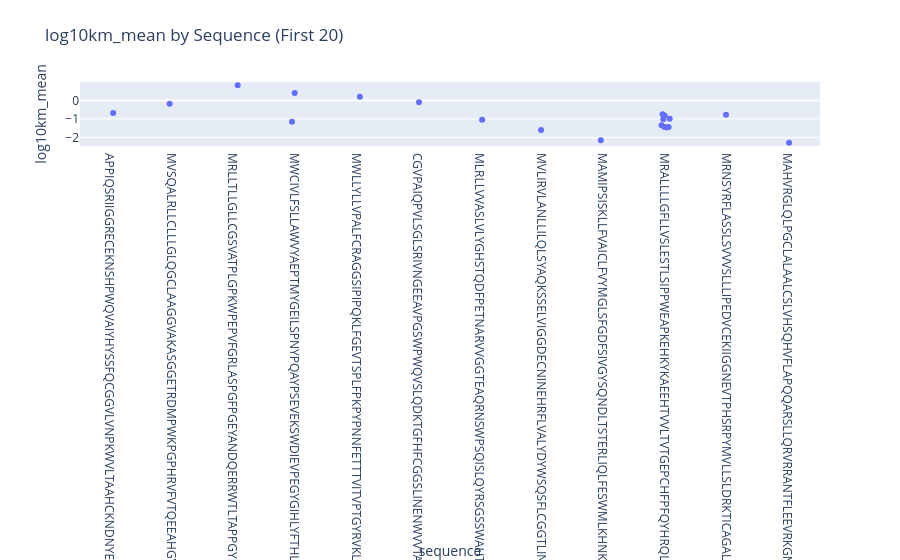

Source (notebook cell):
### Code cell
#log10km_mean by sequence (it's length more so..but we can eyeball the sequence too): If you extract sequence length, bin into short/medium/long enzymes
fig7 = px.strip(
    km_df.head(20),
    x="sequence",
    y="log10km_mean",
    title="log10km_mean by Sequence (First 20)",
    hover_data = ["substrate_smiles"]
)
fig7.show()

### Figure 1 — Plotly figure (JSON) as saved in the notebook; plotly's stock layout.template omitted (floating-point values rounded to 4 significant figures)
{"data": [{"alignmentgroup": "True", "boxpoints": "all", "customdata": [["CC(=O)N1CCC[C@H]1C(O)=N[C@@H](Cc1ccccc1)C(O)=N[C@@H](CCCNC(=N)N)C(O)=N[C@@H](C)C(=O)O"], ["CC(=O)O.CCCCN(C(=O)[C@H](C)N)[C@@](CCC(NC(=N)N)C1CCCCC1)(C(=O)Nc1ccc([N+](=O)[O-])cc1)S(C)(=O)=O"], ["CC(=O)O.COC(=O)[C@H](CCCCN)NC(=O)CNC(C)=O"], ["CC(=O)O.COC(=O)[C@H](CCCCN)NC(=O)CNC(C)=O"], ["CC(=O)O.COC(=O)[C@H](CCCCN)NC(=O)CNC(C)=O"], ["CC(=O)Oc1ccc([N+](=O)[O-])cc1"], ["CC(=O)Oc1ccc([N+](=O)[O-])cc1"], ["CC(C)(C)OC(N=C(O)[C@H](CCC(=O)O)N=C(O)OCc1ccccc1)C(O)=N[C@@H](CCCNC(=N)N)C(=O)Nc1ccc([N+](=O)[O-])cc1"], ["CC(C)(C)OC(O)=NC(Cc1ccc(O)c(-c2cc(CC(N=C(O)OC(C)(C)C)C(O)=NNC(=O)c3ccncc3)ccc2O)c1)C(O)=NNC(=O)c1ccncc1"], ["CC(C)(C)OC(O)=N[C@@H](CCCNC(=N)N)C(=O)SCc1ccccc1"], ["CC(C)(C)OC(O)=N[C@@H](Cc1c[nH]c2ccccc12)C(O)=N[C@@H](CCCNC(=N)N)C(=O)SCc1ccccc1"], ["CC(C)(C)OC(O)=N[C@@H](Cc1ccc(O)cc1)C(=O)Oc1ccc([N+](=O)[O-])cc1"], ["CC(C)CC(N=C(O)[C@H](Cc1ccccc1)N=C(O)[C@H](CC(=O)O)N=C(O)CN=C(O)[C@H](CCC(=O)O)N=C(O)CN=C(O)[C@H](CO)N=C(O)[C@H](CC(=O)O)N=C(O)[C@H](C)N)C(O)=N[C@@H](C)C(O)=N[C@@H](CCC(=O)O)C(O)=NCC(O)=NCC(O)=NCC(O)=N[C@H](C(O)=N[C@@H](CCCNC(=N)N)C(=O)O)C(C)C"], ["CC(C)CSC(=O)[C@H](CCCNC(=N)N)N=C(O)CN=C(O)OCc1ccccc1"], ["CC(C)CSC(=O)[C@H](CCCNC(=N)N)N=C(O)OC(C)(C)C"], ["CC(C)CSC(=O)[C@H](CCCNC(=N)N)N=C(O)OCc1ccccc1"], ["CC(C)CSC(=O)[C@H](CCCNC(=N)N)N=C(O)[C@@H](N=C(O)OCc1ccccc1)C(C)C"], ["CC(C)CSC(=O)[C@H](CCCNC(=N)N)N=C(O)[C@@H]1CCCN1C(=O)OCc1ccccc1"], ["CC(C)CSC(=O)[C@H](CCCNC(=N)N)N=C(O)[C@H](C)N=C(O)OCc1ccccc1"], ["CC(C)CSC(=O)[C@H](CCCNC(=N)N)N=C(O)[C@H](CCC(=O)O)N=C(O)OCc1ccccc1"]], "fillcolor": "rgba(255,255,255,0)", "hoveron": "points", "hovertemplate": "sequence=%{x}<br>log10km_mean=%{y}<br>substrate_smiles=%{customdata[0]}<extra></extra>", "legendgroup": "", "line": {"color": "rgba(255,255,255,0)"}, "marker": {"color": "#636efa"}, "name": "", "offsetgroup": "", "orientation": "v", "pointpos": 0, "showlegend": false, "type": "box", "x": ["APPIQSRIIGGRECEKNSHPWQVAIYHYSSFQCGGVLVNPKWVLTAAHCKNDNYEVWLGRHNLFENENTAQFFGVTADFPHPGFNLSLLKXHTKADGKDYSHDLMLLRLQSPAKITDAVKVLELPTQEPELGSTCEASGWGSIEPGPDBFEFPDEIQCVQLTLLQNTFCABAHPBKVTESMLCAGYLPGGKDTCMGDSGGPLICNGMWQGITSWGHTPCGSANKPSIYTKLIFYLDWINDTITENP", "MVSQALRLLCLLLGLQGCLAAGGVAKASGGETRDMPWKPGPHRVFVTQEEAHGVLHRRRRANAFLEELRPGSLERECKEEQCSFEEAREIFKDAERTKLFWISYSDGDQCASSPCQNGGSCKDQLQSYICFCLPAFEGRNCETHKDDQLICVNENGGCEQYCSDHTGTKRSCRCHEGYSLLADGVSCTPTVEYPCGKIPILEKRNASKPQGRIVGGKVCPKGECPWQVLLLVNGAQLCGGTLINTIWVVSAAHCFDKIKNWRNLIAVLGEHDLSEHDGDEQSRRVAQVIIPSTYVPGTTNHDIALLRLHQPVVLTDHVVPLCLPERTFSERTLAFVRFSLVSGWGQLLDRGATALELMVLNVPRLMTQDCLQQSRKVGDSPNITEYMFCAGYSDGSKDSCKGDSGGPHATHYRGTWYLTGIVSWGQGCATVGHFGVYTRVSQYIEWLQKLMRSEPRPGVLLRAPFP", "MRLLTLLGLLCGSVATPLGPKWPEPVFGRLASPGFPGEYANDQERRWTLTAPPGYRLRLYFTHFDLELSHLCEYDFVKLSSGAKVLATLCGQESTDTERAPGKDTFYSLGSSLDITFRSDYSNEKPFTGFEAFYAAEDIDECQVAPGEAPTCDHHCHNHLGGFYCSCRAGYVLHRNKRTCSALCSGQVFTQRSGELSSPEYPRPYPKLSSCTYSISLEEGFSVILDFVESFDVETHPETLCPYDFLKIQTDREEHGPFCGKTLPHRIETKSNTVTITFVTDESGDHTGWKIHYTSTAQPCPYPMAPPNGHVSPVQAKYILKDSFSIFCETGYELLQGHLPLKSFTAVCQKDGSWDRPMPACSIVDCGPPDDLPSGRVEYITGPGVTTYKAVIQYSCEETFYTMKVNDGKYVCEADGFWTSSKGEKSLPVCEPVCGLSARTTGGRIYGGQKAKPGDFPWQVLILGGTTAAGALLYDNWVLTAAHAVYEQKHDASALDIRMGTLKRLSPHYTQAWSEAVFIHEGYTHDAGFDNDIALIKLNNKVVINSNITPICLPRKEAESFMRTDDIGTASGWGLTQRGFLARNLMYVDIPIVDHQKCTAAYEKPPYPRGSVTANMLCAGLESGGKDSCRGDSGGALVFLDSETERWFVGGIVSWGSMNCGEAGQYGVYTKVINYIPWIENIISDF", "MWCIVLFSLLAWVYAEPTMYGEILSPNYPQAYPSEVEKSWDIEVPEGYGIHLYFTHLDIELSENCAYDSVQIISGDTEEGRLCGQRSSNNPHSPIVEEFQVPYNKLQVIFKSDFSNEERFTGFAAYYVATDINECTDFVDVPCSHFCNNFIGGYFCSCPPEYFLHDDMKNCGVNCSGDVFTALIGEIASPNYPKPYPENSRCEYQIRLEKGFQVVVTLRREDFDVEAADSAGNCLDSLVFVAGDRQFGPYCGHGFPGPLNIETKSNALDIIFQTDLTGQKKGWKLRYHGDPMPCPKEDTPNSVWEPAKAKYVFRDVVQITCLDGFEVVEGRVGATSFYSTCQSNGKWSNSKLKCQPVDCGIPESIENGKVEDPESTLFGSVIRYTCEEPYYYMENGGGGEYHCAGNGSWVNEVLGPELPKCVPVCGVPREPFEEKQRIIGGSDADIKNFPWQVFFDNPWAGGALINEYWVLTAAHVVEGNREPTMYVGSTSVQTSRLAKSKMLTPEHVFIHPGWKLLEVPEGRTNFDNDIALVRLKDPVKMGPTVSPICLPGTSSDYNLMDGDLGLISGWGRTEKRDRAVRLKAARLPVAPLRKCKEVKVEKPTADAEAYVFTPNMICAGGEKGMDSCKGDSGGAFAVQDPNDKTKFYAAGLVSWGPQCGTYGLYTRVKNYVDWIMKTMQENSTPRED", "MWLLYLLVPALFCRAGGSIPIPQKLFGEVTSPLFPKPYPNNFETTTVITVPTGYRVKLVFQQFDLEPSEGCFYDYVKISADKKSLGRFCGQLGSPLGNPPGKKEFMSQGNKMLLTFHTDFSNEENGTIMFYKGFLAYYQAVDLDECASRSKSGEEDPQPQCQHLCHNYVGGYFCSCRPGYELQEDTHSCQAECSSELYTEASGYISSLEYPRSYPPDLRCNYSIRVERGLTLHLKFLEPFDIDDHQQVHCPYDQLQIYANGKNIGEFCGKQRPPDLDTSSNAVDLLFFTDESGDSRGWKLRYTTEIIKCPQPKTLDEFTIIQNLQPQYQFRDYFIATCKQGYQLIEGNQVLHSFTAVCQDDGTWHRAMPRCKIKDCGQPRNLPNGDFRYTTTMGVNTYKARIQYYCHEPYYKMQTRAGSRESEQGVYTCTAQGIWKNEQKGEKIPRCLPVCGKPVNPVEQRQRIIGGQKAKMGNFPWQVFTNIHGRGGGALLGDRWILTAAHTLYPKEHEAQSNASLDVFLGHTNVEELMKLGNHPIRRVSVHPDYRQDESYNFEGDIALLELENSVTLGPNLLPICLPDNDTFYDLGLMGYVSGFGVMEEKIAHDLRFVRLPVANPQACENWLRGKNRMDVFSQNMFCAGHPSLKQDACQGDSGGVFAVRDPNTDRWVATGIVSWGIGCSRGYGFYTKVLNYVDWIKKEMEEED", "CGVPAIQPVLSGLSRIVNGEEAVPGSWPWQVSLQDKTGFHFCGGSLINENWVVTAAHCGVTTSDVVVAGEFDQGSSSEKIQKLKIAKVFKNSKYNSLTINNDITLLKLSTAASFSQTVSAVCLPSASDDFAAGTTCVTTGWGLTRYTNANTPDRLQQASLPLLSNTNCKKYWGTKIKDAMICAGASGVSSCMGDSGGPLVCKKNGAWTLVGIVSWGSSTCSTSTPGVYARVTALVNWVQQTLAAN", "MLRLLVVASLVLYGHSTQDFPETNARVVGGTEAQRNSWPSQISLQYRSGSSWAHTCGGTLIRQNWVMTAAHCVDRELTFRVVVGEHNLNQNDGTEQYVGVQKIVVHPYWNTDDVAAGYDIALLRLAQSVTLNSYVQLGVLPRAGTILANNSPCYITGWGLTRTNGQLAQTLQQAYLPTVDYAICSSSSYWGSTVKNSMVCAGGDGVRSGCQGDSGGPLHCLVNGQYAVHGVTSFVSRLGCNVTRKPTVFTRVSAYISWINNVIASN", "MVLIRVLANLLILQLSYAQKSSELVIGGDECNINEHRFLVALYDYWSQSFLCGGTLINEEWVLTAKHCDRTHILIYVGVHDRSVQFDKEQRRFPKEKYFFDCSNNFTKWDKDIMLIRLNKPVSYSEHIAPLSLPSSPPIVGSVCRAMGWGQTTSPQETLPDVPHCANINLLDYEVCRTAHPQFRLPATSRTLCAGVLEGGIDTCNRDSGGPLICNGQFQGIVFWGPDPCAQPDKPGLYTKVFDHLDWIQSIIAGEKTVNCPP", "MAMIPSISKLLFVAICLFVYMGLSFGDFSIVGYSQNDLTSTERLIQLFESWMLKHNKIYKNIDEKIYRFEIFKDNLKYIDETNKKNNSYWLGLNVFADMSNDEFKEKYTGSIAGNYTTTELSYEEVLNDGDVNIPEYVDWRQKGAVTPVKNQGSCGSCWAFSAVVTIEGIIKIRTGNLNEYSEQELLDCDRRSYGCNGGYPWSALQLVAQYGIHYRNTYPYEGVQRYCRSREKGPYAAKTDGVRQVQPYNEGALLYSIANQPVSVVLEAAGKDFQLYRGGIFVGPCGNKVDHAVAAVGYGPNYILIKNSWGTGWGENGYIRIKRGTGNSYGVCGLYTSSFYPVKN", "MRALLLLGFLLVSLESTLSIPPWEAPKEHKYKAEEHTVVLTVTGEPCHFPFQYHRQLYHKCTHKGRPGPQPWCATTPNFDQDQRWGYCLEPKKVKDHCSKHSPCQKGGTCVNMPSGPHCLCPQHLTGNHCQKEKCFEPQLLRFFHKNEIWYRTEQAAVARCQCKGPDAHCQRLASQACRTNPCLHGGRCLEVEGHRLCHCPVGYTGAFCDVDTKASCYDGRGLSYRGLARTTLSGAPCQPWASEATYRNVTAEQARNWGLGGHAFCRNPDNDIRPWCFVLNRDRLSWEYCDLAQCQTPTQAAPPTPVSPRLHVPLMPAQPAPPKPQPTTRTPPQSQTPGALPAKREQPPSLTRNGPLSCGQRLRKSLSSMTRVVGGLVALRGAHPYIAALYWGHSFCAGSLIAPCWVLTAAHCLQDRPAPEDLTVVLGQERRNHSCEPCQTLAVRSYRLHEAFSPVSYQHDLALLRLQEDADGSCALLSPYVQPVCLPSGAARPSETTLCQVAGWGHQFEGAEEYASFLQEAQVPFLSLERCSAPDVHGSSILPGMLCAGFLEGGTDACQGDSGGPLVCEDQAAERRLTLQGIISWGSGCGDRNKPGVYTDVAYYLAWIREHTVS", "MRNSYRFLASSLSVVVSLLLIPEDVCEKIIGGNEVTPHSRPYMVLLSLDRKTICAGALIAKDWVLTAAHCNLNKRSQVILGAHSITREEPTKQIMLVKKEFPYPCYDPATREGDLKLLQLMEKAKINKYVTILHLPKKGDDVKPGTMCQVAGWGRTHNSASWSDTLREVNITIIDRKVCNDRNHYNFNPVIGMNMVCAGSLRGGRDSCNGDSGSPLLCEGVFRGVTSFGLENKCGDPRGPGVYILLSKKHLNWIIMTIKGAV", "MWCIVLFSLLAWVYAEPTMYGEILSPNYPQAYPSEVEKSWDIEVPEGYGIHLYFTHLDIELSENCAYDSVQIISGDTEEGRLCGQRSSNNPHSPIVEEFQVPYNKLQVIFKSDFSNEERFTGFAAYYVATDINECTDFVDVPCSHFCNNFIGGYFCSCPPEYFLHDDMKNCGVNCSGDVFTALIGEIASPNYPKPYPENSRCEYQIRLEKGFQVVVTLRREDFDVEAADSAGNCLDSLVFVAGDRQFGPYCGHGFPGPLNIETKSNALDIIFQTDLTGQKKGWKLRYHGDPMPCPKEDTPNSVWEPAKAKYVFRDVVQITCLDGFEVVEGRVGATSFYSTCQSNGKWSNSKLKCQPVDCGIPESIENGKVEDPESTLFGSVIRYTCEEPYYYMENGGGGEYHCAGNGSWVNEVLGPELPKCVPVCGVPREPFEEKQRIIGGSDADIKNFPWQVFFDNPWAGGALINEYWVLTAAHVVEGNREPTMYVGSTSVQTSRLAKSKMLTPEHVFIHPGWKLLEVPEGRTNFDNDIALVRLKDPVKMGPTVSPICLPGTSSDYNLMDGDLGLISGWGRTEKRDRAVRLKAARLPVAPLRKCKEVKVEKPTADAEAYVFTPNMICAGGEKGMDSCKGDSGGAFAVQDPNDKTKFYAAGLVSWGPQCGTYGLYTRVKNYVDWIMKTMQENSTPRED", "MAHVRGLQLPGCLALAALCSLVHSQHVFLAPQQARSLLQRVRRANTFLEEVRKGNLERECVEETCSYEEAFEALESSTATDVFWAKYTACETARTPRDKLAACLEGNCAEGLGTNYRGHVNITRSGIECQLWRSRYPHKPEINSTTHPGADLQENFCRNPDSSTTGPWCYTTDPTVRRQECSIPVCGQDQVTVAMTPRSEGSSVNLSPPLEQCVPDRGQQYQGRLAVTTHGLPCLAWASAQAKALSKHQDFNSAVQLVENFCRNPDGDEEGVWCYVAGKPGDFGYCDLNYCEEAVEEETGDGLDEDSDRAIEGRTATSEYQTFFNPRTFGSGEADCGLRPLFEKKSLEDKTERELLESYIDGRIVEGSDAEIGMSPWQVMLFRKSPQELLCGASLISDRWVLTAAHCLLYPPWDKNFTENDLLVRIGKHSRTRYERNIEKISMLEKIYIHPRYNWRENLDRDIALMKLKKPVAFSDYIHPVCLPDRETAASLLQAGYKGRVTGWGNLKETWTANVGKGQPSVLQVVNLPIVERPVCKDSTRIRITDNMFCAGYKPDEGKRGDACEGDSGGPFVMKSPFNNRWYQMGIVSWGEGCDRDGKYGFYTHVFRLKKWIQKVIDQFGE", "MRALLLLGFLLVSLESTLSIPPWEAPKEHKYKAEEHTVVLTVTGEPCHFPFQYHRQLYHKCTHKGRPGPQPWCATTPNFDQDQRWGYCLEPKKVKDHCSKHSPCQKGGTCVNMPSGPHCLCPQHLTGNHCQKEKCFEPQLLRFFHKNEIWYRTEQAAVARCQCKGPDAHCQRLASQACRTNPCLHGGRCLEVEGHRLCHCPVGYTGAFCDVDTKASCYDGRGLSYRGLARTTLSGAPCQPWASEATYRNVTAEQARNWGLGGHAFCRNPDNDIRPWCFVLNRDRLSWEYCDLAQCQTPTQAAPPTPVSPRLHVPLMPAQPAPPKPQPTTRTPPQSQTPGALPAKREQPPSLTRNGPLSCGQRLRKSLSSMTRVVGGLVALRGAHPYIAALYWGHSFCAGSLIAPCWVLTAAHCLQDRPAPEDLTVVLGQERRNHSCEPCQTLAVRSYRLHEAFSPVSYQHDLALLRLQEDADGSCALLSPYVQPVCLPSGAARPSETTLCQVAGWGHQFEGAEEYASFLQEAQVPFLSLERCSAPDVHGSSILPGMLCAGFLEGGTDACQGDSGGPLVCEDQAAERRLTLQGIISWGSGCGDRNKPGVYTDVAYYLAWIREHTVS", "MRALLLLGFLLVSLESTLSIPPWEAPKEHKYKAEEHTVVLTVTGEPCHFPFQYHRQLYHKCTHKGRPGPQPWCATTPNFDQDQRWGYCLEPKKVKDHCSKHSPCQKGGTCVNMPSGPHCLCPQHLTGNHCQKEKCFEPQLLRFFHKNEIWYRTEQAAVARCQCKGPDAHCQRLASQACRTNPCLHGGRCLEVEGHRLCHCPVGYTGAFCDVDTKASCYDGRGLSYRGLARTTLSGAPCQPWASEATYRNVTAEQARNWGLGGHAFCRNPDNDIRPWCFVLNRDRLSWEYCDLAQCQTPTQAAPPTPVSPRLHVPLMPAQPAPPKPQPTTRTPPQSQTPGALPAKREQPPSLTRNGPLSCGQRLRKSLSSMTRVVGGLVALRGAHPYIAALYWGHSFCAGSLIAPCWVLTAAHCLQDRPAPEDLTVVLGQERRNHSCEPCQTLAVRSYRLHEAFSPVSYQHDLALLRLQEDADGSCALLSPYVQPVCLPSGAARPSETTLCQVAGWGHQFEGAEEYASFLQEAQVPFLSLERCSAPDVHGSSILPGMLCAGFLEGGTDACQGDSGGPLVCEDQAAERRLTLQGIISWGSGCGDRNKPGVYTDVAYYLAWIREHTVS", "MRALLLLGFLLVSLESTLSIPPWEAPKEHKYKAEEHTVVLTVTGEPCHFPFQYHRQLYHKCTHKGRPGPQPWCATTPNFDQDQRWGYCLEPKKVKDHCSKHSPCQKGGTCVNMPSGPHCLCPQHLTGNHCQKEKCFEPQLLRFFHKNEIWYRTEQAAVARCQCKGPDAHCQRLASQACRTNPCLHGGRCLEVEGHRLCHCPVGYTGAFCDVDTKASCYDGRGLSYRGLARTTLSGAPCQPWASEATYRNVTAEQARNWGLGGHAFCRNPDNDIRPWCFVLNRDRLSWEYCDLAQCQTPTQAAPPTPVSPRLHVPLMPAQPAPPKPQPTTRTPPQSQTPGALPAKREQPPSLTRNGPLSCGQRLRKSLSSMTRVVGGLVALRGAHPYIAALYWGHSFCAGSLIAPCWVLTAAHCLQDRPAPEDLTVVLGQERRNHSCEPCQTLAVRSYRLHEAFSPVSYQHDLALLRLQEDADGSCALLSPYVQPVCLPSGAARPSETTLCQVAGWGHQFEGAEEYASFLQEAQVPFLSLERCSAPDVHGSSILPGMLCAGFLEGGTDACQGDSGGPLVCEDQAAERRLTLQGIISWGSGCGDRNKPGVYTDVAYYLAWIREHTVS", "MRALLLLGFLLVSLESTLSIPPWEAPKEHKYKAEEHTVVLTVTGEPCHFPFQYHRQLYHKCTHKGRPGPQPWCATTPNFDQDQRWGYCLEPKKVKDHCSKHSPCQKGGTCVNMPSGPHCLCPQHLTGNHCQKEKCFEPQLLRFFHKNEIWYRTEQAAVARCQCKGPDAHCQRLASQACRTNPCLHGGRCLEVEGHRLCHCPVGYTGAFCDVDTKASCYDGRGLSYRGLARTTLSGAPCQPWASEATYRNVTAEQARNWGLGGHAFCRNPDNDIRPWCFVLNRDRLSWEYCDLAQCQTPTQAAPPTPVSPRLHVPLMPAQPAPPKPQPTTRTPPQSQTPGALPAKREQPPSLTRNGPLSCGQRLRKSLSSMTRVVGGLVALRGAHPYIAALYWGHSFCAGSLIAPCWVLTAAHCLQDRPAPEDLTVVLGQERRNHSCEPCQTLAVRSYRLHEAFSPVSYQHDLALLRLQEDADGSCALLSPYVQPVCLPSGAARPSETTLCQVAGWGHQFEGAEEYASFLQEAQVPFLSLERCSAPDVHGSSILPGMLCAGFLEGGTDACQGDSGGPLVCEDQAAERRLTLQGIISWGSGCGDRNKPGVYTDVAYYLAWIREHTVS", "MRALLLLGFLLVSLESTLSIPPWEAPKEHKYKAEEHTVVLTVTGEPCHFPFQYHRQLYHKCTHKGRPGPQPWCATTPNFDQDQRWGYCLEPKKVKDHCSKHSPCQKGGTCVNMPSGPHCLCPQHLTGNHCQKEKCFEPQLLRFFHKNEIWYRTEQAAVARCQCKGPDAHCQRLASQACRTNPCLHGGRCLEVEGHRLCHCPVGYTGAFCDVDTKASCYDGRGLSYRGLARTTLSGAPCQPWASEATYRNVTAEQARNWGLGGHAFCRNPDNDIRPWCFVLNRDRLSWEYCDLAQCQTPTQAAPPTPVSPRLHVPLMPAQPAPPKPQPTTRTPPQSQTPGALPAKREQPPSLTRNGPLSCGQRLRKSLSSMTRVVGGLVALRGAHPYIAALYWGHSFCAGSLIAPCWVLTAAHCLQDRPAPEDLTVVLGQERRNHSCEPCQTLAVRSYRLHEAFSPVSYQHDLALLRLQEDADGSCALLSPYVQPVCLPSGAARPSETTLCQVAGWGHQFEGAEEYASFLQEAQVPFLSLERCSAPDVHGSSILPGMLCAGFLEGGTDACQGDSGGPLVCEDQAAERRLTLQGIISWGSGCGDRNKPGVYTDVAYYLAWIREHTVS", "MRALLLLGFLLVSLESTLSIPPWEAPKEHKYKAEEHTVVLTVTGEPCHFPFQYHRQLYHKCTHKGRPGPQPWCATTPNFDQDQRWGYCLEPKKVKDHCSKHSPCQKGGTCVNMPSGPHCLCPQHLTGNHCQKEKCFEPQLLRFFHKNEIWYRTEQAAVARCQCKGPDAHCQRLASQACRTNPCLHGGRCLEVEGHRLCHCPVGYTGAFCDVDTKASCYDGRGLSYRGLARTTLSGAPCQPWASEATYRNVTAEQARNWGLGGHAFCRNPDNDIRPWCFVLNRDRLSWEYCDLAQCQTPTQAAPPTPVSPRLHVPLMPAQPAPPKPQPTTRTPPQSQTPGALPAKREQPPSLTRNGPLSCGQRLRKSLSSMTRVVGGLVALRGAHPYIAALYWGHSFCAGSLIAPCWVLTAAHCLQDRPAPEDLTVVLGQERRNHSCEPCQTLAVRSYRLHEAFSPVSYQHDLALLRLQEDADGSCALLSPYVQPVCLPSGAARPSETTLCQVAGWGHQFEGAEEYASFLQEAQVPFLSLERCSAPDVHGSSILPGMLCAGFLEGGTDACQGDSGGPLVCEDQAAERRLTLQGIISWGSGCGDRNKPGVYTDVAYYLAWIREHTVS", "MRALLLLGFLLVSLESTLSIPPWEAPKEHKYKAEEHTVVLTVTGEPCHFPFQYHRQLYHKCTHKGRPGPQPWCATTPNFDQDQRWGYCLEPKKVKDHCSKHSPCQKGGTCVNMPSGPHCLCPQHLTGNHCQKEKCFEPQLLRFFHKNEIWYRTEQAAVARCQCKGPDAHCQRLASQACRTNPCLHGGRCLEVEGHRLCHCPVGYTGAFCDVDTKASCYDGRGLSYRGLARTTLSGAPCQPWASEATYRNVTAEQARNWGLGGHAFCRNPDNDIRPWCFVLNRDRLSWEYCDLAQCQTPTQAAPPTPVSPRLHVPLMPAQPAPPKPQPTTRTPPQSQTPGALPAKREQPPSLTRNGPLSCGQRLRKSLSSMTRVVGGLVALRGAHPYIAALYWGHSFCAGSLIAPCWVLTAAHCLQDRPAPEDLTVVLGQERRNHSCEPCQTLAVRSYRLHEAFSPVSYQHDLALLRLQEDADGSCALLSPYVQPVCLPSGAARPSETTLCQVAGWGHQFEGAEEYASFLQEAQVPFLSLERCSAPDVHGSSILPGMLCAGFLEGGTDACQGDSGGPLVCEDQAAERRLTLQGIISWGSGCGDRNKPGVYTDVAYYLAWIREHTVS"], "x0": " ", "xaxis": "x", "y": [-0.6778, -0.1739, 0.8261, 0.3979, 0.2041, -0.099, -1.04, -1.602, -2.161, -0.7447, -0.7696, -1.155, -2.292, -1.444, -1.022, -0.9872, -1.337, -1.444, -1.469, -0.8239], "y0": " ", "yaxis": "y"}], "layout": {"boxmode": "group", "legend": {"tracegroupgap": 0}, "title": {"text": "log10km_mean by Sequence (First 20)"}, "xaxis": {"anchor": "y", "domain": [0, 1], "title": {"text": "sequence"}}, "yaxis": {"anchor": "x", "domain": [0, 1], "title": {"text": "log10km_mean"}}}}
